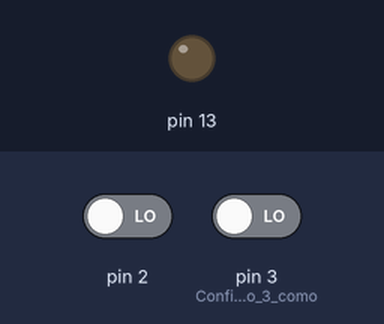
The sketch below on a simulated Arduino Uno, built with avr-gcc and run on an emulated ATmega328P. Parts: output pins drawn as LEDs (lit = HIGH). The test bench sets the inputs (shaded band); at power-on: pin 3 (Configurar_o_pino_3_como) LOW, pin 2 LOW. What the sketch prints to the serial monitor is not drawn.

Above: at 1.2 s.
1.3 s: pin 3 (Configurar_o_pino_3_como) driven HIGH
At 2.3 s:
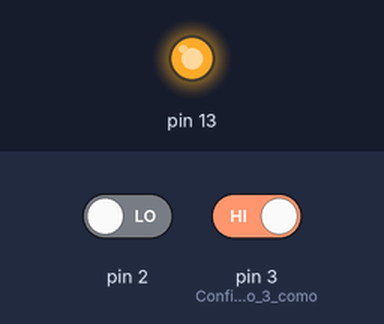
2.8 s: pin 2 driven HIGH
At 2.95 s:
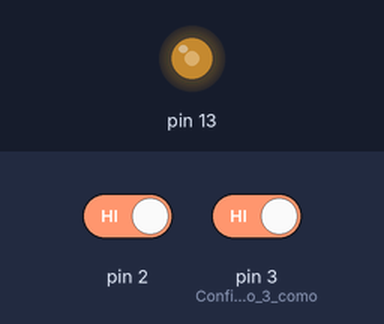
5.8 s: pin 2 driven LOW
Timing chart, 0 to 8.8 s (numbered marks = the images above; inputs shaded):
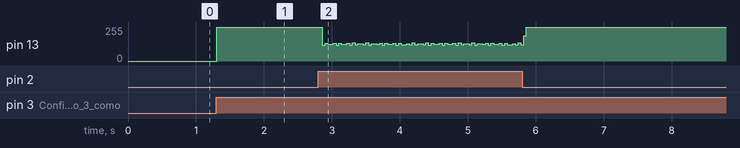

The sketch:

04-LED-2-Bot_es.ino
```cpp
/**
  Leitura digital - acionamento de um LED com 2 botões
  @author Anderson Wilmer
  Data: 11 de setembro de 2025
*/

int botao1; //variável que faz a leitura do botão (0 ou 1), que pode ser 0 ou 1
int botao2;

void setup() {
  pinMode(13, OUTPUT);
  pinMode(3, INPUT); //Configurar o pino 3 como entrada
  pinMode(2, INPUT);
  Serial.begin(9600);

}

void loop() {
  botao1 = digitalRead(3); //Leitura digital do pino 3 (0 ou 1)
  Serial.println(botao1); //teste do botão (0 não pressionado e 1 pressionado)
  if (botao1 == 1) {
    digitalWrite(13, HIGH);
  }//se o botão 1 for pressionado acender o LED

  botao2 = digitalRead(2);
  Serial.println(botao2);
  if (botao2 == 1){
    digitalWrite(13, LOW);
  }

}
```

Measured:
- after the input at 1.3 s, pin 13: 0/255 → 255/255 at once
